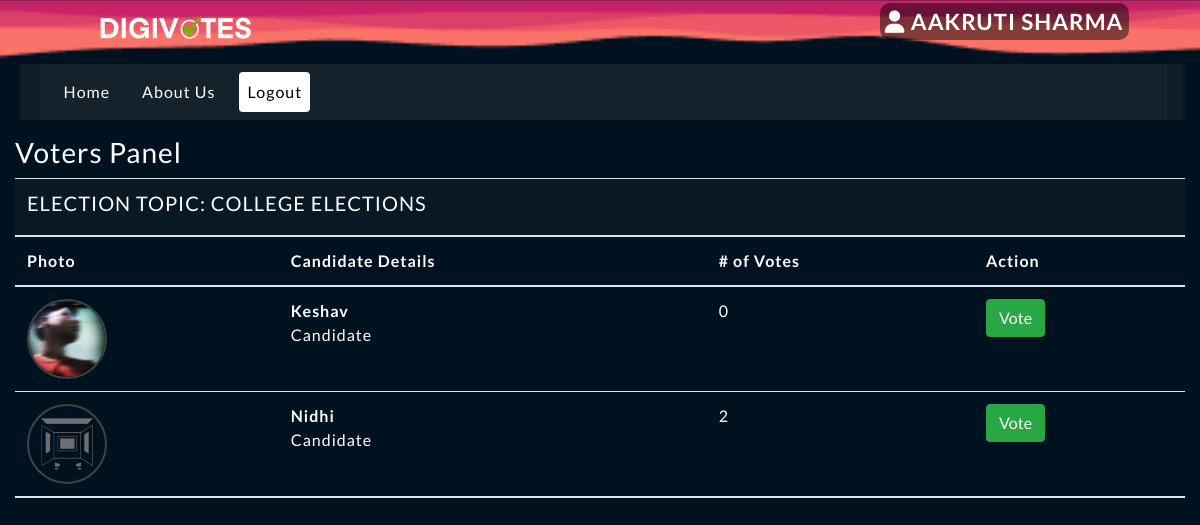
Page /voters/index.php (signed in) on the committed database.
### tables this page shows
CREATE TABLE `elections` (
  `id` int(11) NOT NULL,
  `election_topic` varchar(255) NOT NULL,
  `no_of_candidates` int(11) DEFAULT NULL,
  `starting_date` date DEFAULT NULL,
  `ending_date` date DEFAULT NULL,
  `status` varchar(45) DEFAULT NULL,
  `inserted_by` varchar(255) DEFAULT NULL,
  `inserted_on` date DEFAULT NULL
);

CREATE TABLE `candidate_details` (
  `id` int(11) NOT NULL,
  `election_id` int(11) DEFAULT NULL,
  `candidate_name` varchar(255) DEFAULT NULL,
  `candidate_details` text DEFAULT NULL,
  `candidate_photo` text DEFAULT NULL,
  `inserted_by` varchar(255) DEFAULT NULL,
  `inserted_on` date DEFAULT NULL
);

### voters/index.php (the view, shortened to what this page needs)
<?php
require_once("inc/header.php");
require_once("inc/navigation.php");
?>
<div class="row my-3">
    <div class="col-12">
        <h3> Voters Panel </h3>
        <?php
        $fetchingActiveElections = mysqli_query($db, "SELECT * FROM elections WHERE status = 'Active'") or die(mysqli_error($db));
        $totalActiveElections = mysqli_num_rows($fetchingActiveElections);
        if ($totalActiveElections > 0) {
            while ($data = mysqli_fetch_assoc($fetchingActiveElections)) {
                $election_id = $data['id'];
                $election_topic = $data['election_topic'];
        ?>
                <table class="table">
                    <thead>
                        <tr>
                            <th colspan="4" class="bg-green text-white">
                                <h5> ELECTION TOPIC: <?php echo strtoupper($election_topic); ?></h5>
                            </th>
                        </tr>
                        <tr>
                            <th> Photo </th>
                            <th> Candidate Details </th>
                            <th> # of Votes </th>
                            <th> Action </th>
                        </tr>
                    </thead>
                    <tbody>
                        <?php
                        $fetchingCandidates = mysqli_query($db, "SELECT * FROM candidate_details WHERE election_id = '" . $election_id . "'") or die(mysqli_error($db));
                        while ($candidateData = mysqli_fetch_assoc($fetchingCandidates)) {
                            $candidate_id = $candidateData['id'];
                            $candidate_photo = $candidateData['candidate_photo'];
                            $fetchingVotes = mysqli_query($db, "SELECT * FROM votings WHERE candidate_id = '" . $candidate_id . "'") or die(mysqli_error($db));
                            $totalVotes = mysqli_num_rows($fetchingVotes);
                        ?>
                            <tr>
                                <td> <img src="<?php echo $candidate_photo; ?>" class="candidate_photo"> </td>
                                <td><?php echo "<b>" . $candidateData['candidate_name'] . "</b><br />" . $candidateData['candidate_details']; ?></td>
                                <td><?php echo $totalVotes; ?></td>
                                <td>
                                    <?php
                                    $checkIfVoteCasted = mysqli_query($db, "SELECT * FROM votings WHERE voters_id = '" . $_SESSION['user_id'] . "' AND election_id = '" . $election_id . "'") or die(mysqli_error($db));
                                    $isVoteCasted = mysqli_num_rows($checkIfVoteCasted);
                                    if ($isVoteCasted > 0) {
                                        $voteCastedData = mysqli_fetch_assoc($checkIfVoteCasted);
                                        $voteCastedToCandidate = $voteCastedData['candidate_id'];
                                        if ($voteCastedToCandidate == $candidate_id) {
                                    ?>
                                            <img src="../assets/images/vote.png" width="50px;">
                                        <?php
                                        }
                                    } else {
                                        ?>
                                        <button class="btn btn-md btn-success" onclick="CastVote(<?php echo $election_id; ?>, <?php echo $candidate_id; ?>, <?php echo $_SESSION['user_id']; ?>)"> Vote </button>
                                    <?php
                                    }
                                    ?>
                                </td>
                            </tr>
                        <?php
                        }
                        ?>
                    </tbody>
                </table>
        <?php
            }
        } else {
            echo "No any active election.";
        }
        ?>
    </div>
</div>

### assets/css/style.css (style rules this page uses)
.text-white { color: #c0c0c0; }
.bg-green { background-color: #4242421f; }
.candidate_photo { width: 80px; height: 80px; border: 2px solid #424242; border-radius: 100%; }
body { font-family: 'Lato', sans-serif; background: url(../images/s.png) ; background-size: cover; letter-spacing: 1px; color:rgb(255, 255, 255); }
.table,thead,th { color: rgb(255, 255, 255); }
.my-3 { margin-top: 2rem !important; }
.row { margin-top: 1rem !important; }
.bg-green { margin: 0 0.2rem; }
::placeholder { color: black; opacity: 1; }
tr { align-items: center; }

### rows in the picture
elections: election_topic "COLLEGE ELECTIONS"
candidate_details: candidate_photo (picture), candidate_name "Keshav", candidate_details "Candidate", totalVotes "0"
candidate_details: candidate_photo (picture), candidate_name "Nidhi", candidate_details "Candidate", totalVotes "2"

### other values in the picture
$_SESSION['username'] "AAKRUTI SHARMA"
